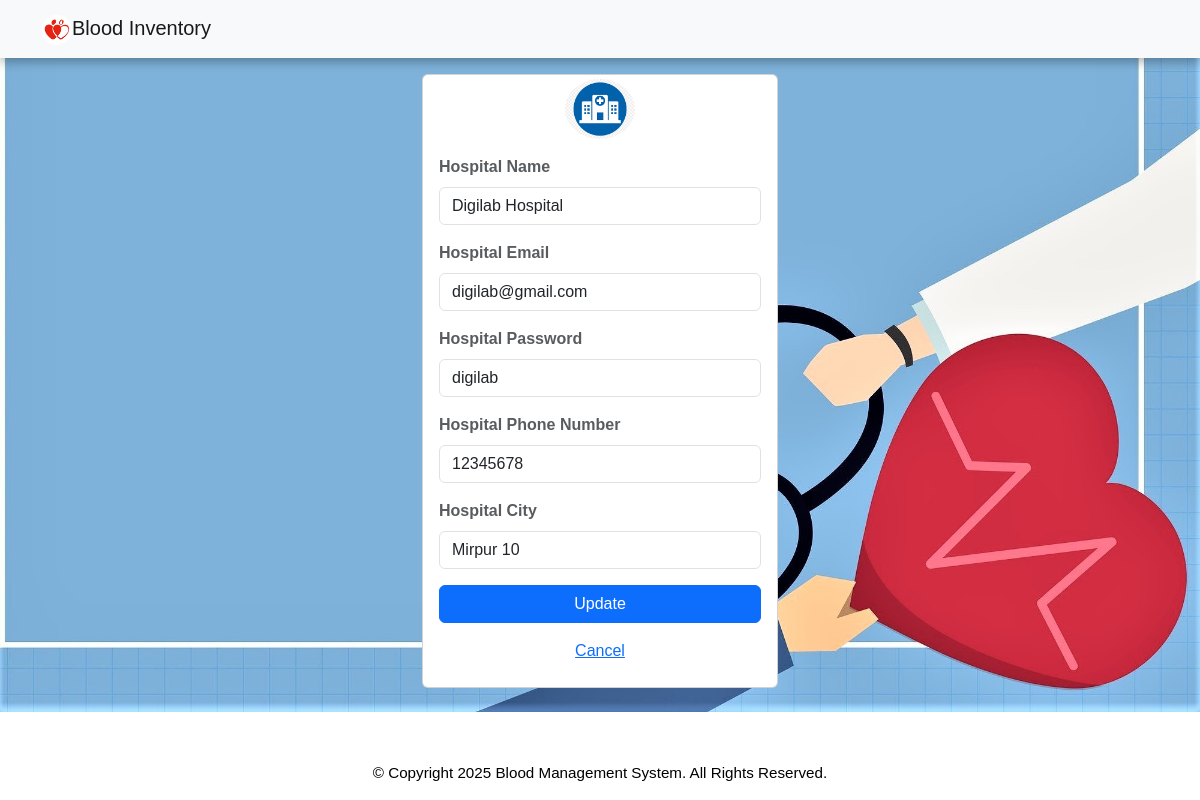
The app's page /hprofile.php (signed in) with its own data.
### tables this page shows
CREATE TABLE `hospitals` (
  `id` int(11) NOT NULL,
  `hname` varchar(100) NOT NULL,
  `hemail` varchar(100) NOT NULL,
  `hpassword` varchar(100) NOT NULL,
  `hphone` varchar(100) NOT NULL,
  `hcity` varchar(100) NOT NULL
);

### hprofile.php (the view, shortened to what this page needs)
<?php
require 'file/connection.php';
if (!isset($_SESSION['hid'])) {
	header('location:login.php');
} else {
	if (isset($_SESSION['hid'])) {
		$id = $_SESSION['hid'];
		$sql = "SELECT * FROM hospitals WHERE id='$id'";
		$result = mysqli_query($conn, $sql);
		$row = mysqli_fetch_array($result);
	}
}
?>
<!DOCTYPE html>
<html>
<?php require 'head.php'; ?>
<body>
	<?php require 'header.php'; ?>
	<div class="container cont">
		<div class="row justify-content-center">
			<div class="col-lg-4 col-md-4 col-sm-6 mb-5">
				<div class="card">
					<div class="media justify-content-center mt-1">
						<img src="image/hospital.png" alt="profile" class="rounded-circle" width="70" height="60">
					</div>
					<div class="card-body">
						<form action="file/updateprofile.php" method="post">
							<label class="text-muted font-weight-bold" class="text-muted font-weight-bold">Hospital Name</label>
							<input type="text" name="hname" value="<?php echo $row['hname']; ?>" class="form-control mb-3">
							<label class="text-muted font-weight-bold">Hospital Email</label>
							<input type="email" name="hemail" value="<?php echo $row['hemail']; ?>" class="form-control mb-3">
							<label class="text-muted font-weight-bold">Hospital Password</label>
							<input type="text" name="hpassword" value="<?php echo $row['hpassword']; ?>" class="form-control mb-3">
							<label class="text-muted font-weight-bold">Hospital Phone Number</label>
							<input type="text" name="hphone" value="<?php echo $row['hphone']; ?>" class="form-control mb-3">
							<label class="text-muted font-weight-bold">Hospital City</label>
							<input type="text" name="hcity" value="<?php echo $row['hcity']; ?>" class="form-control mb-3">
							<input type="submit" name="update" class="btn btn-block btn-primary" value="Update">
						</form>
					</div>
					<a href="hospitalpage.html" class="text-center">Cancel</a><br>
				</div>
			</div>
		</div>
	</div>
	<?php require 'footer.php'; ?>
</body>
</html>

### css/style.css (style rules this page uses)
body { font-family: "Poppins", sans-serif; background: linear-gradient(rgba(0, 0, 0, 0.6), rgba(0, 0, 0, 0.6)), url("../hero.jpg") no-repeat center center fixed; background-size: cover; color: #fff; margin: 0; }

### hprofile.php (style rules this page uses)
body { background: url(jastimage/bb18.jpg) no-repeat center; background-size: cover; min-height: 0; height: 650px; }

### records on screen
hospitals: hname "Digilab Hospital", hemail "digilab@gmail.com", hpassword "digilab", hphone "12345678", hcity "Mirpur 10"
